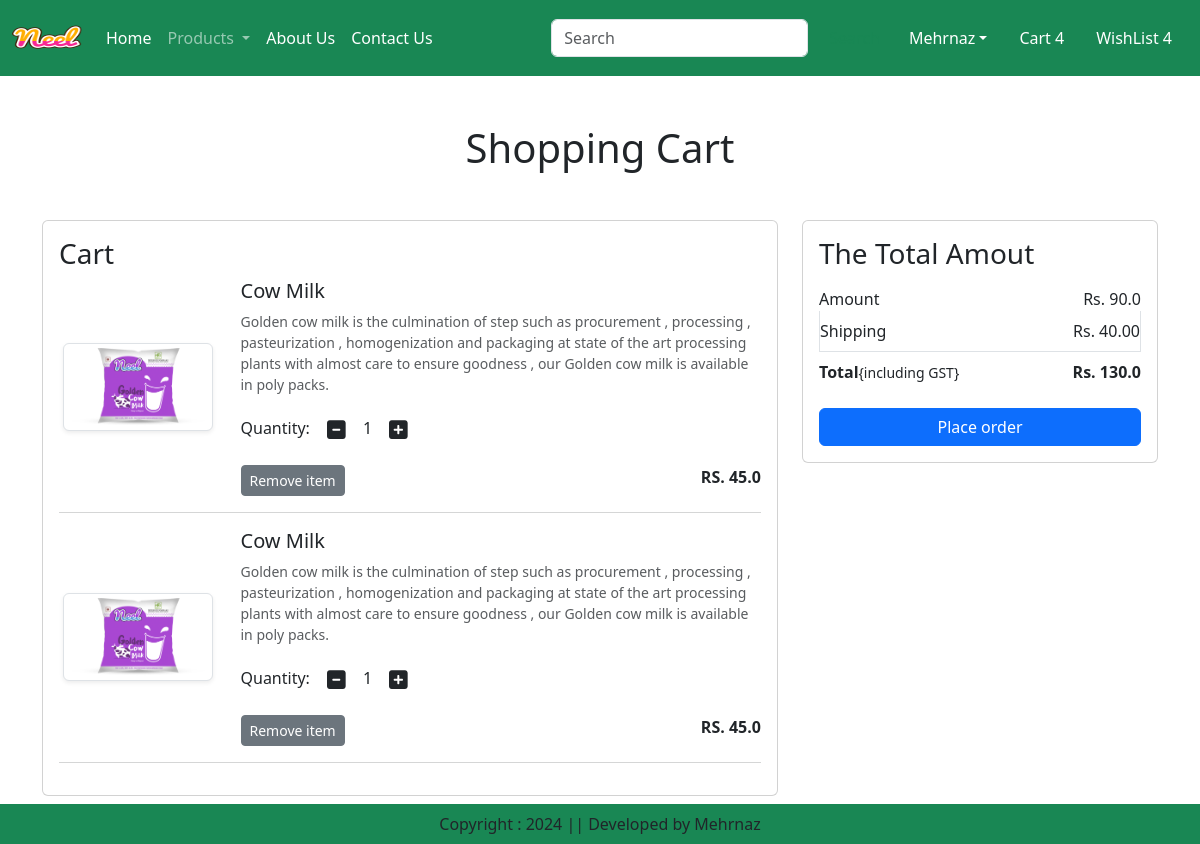
The page /cart/ (signed in) on the database as committed earlier.
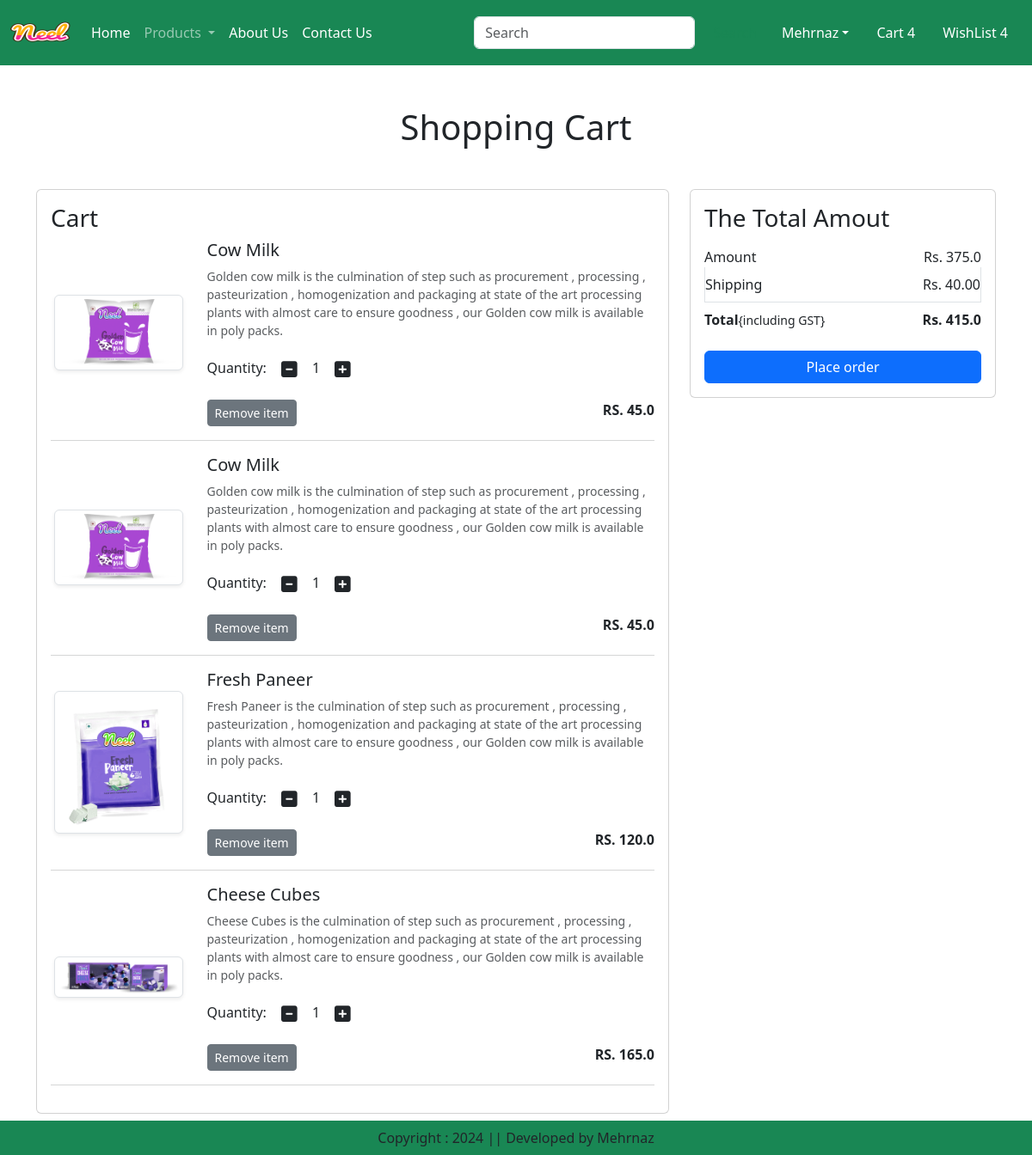
The same page on the database as committed later.
### app/models.py (models this page shows, shortened)
class Cart(models.Model):
    user = models.ForeignKey(User,on_delete=models.CASCADE)
    product = models.ForeignKey(Product,on_delete=models.CASCADE)
    quantity = models.PositiveIntegerField(default=1)

class Product(models.Model):
    title = models.CharField(max_length=100)
    selling_price = models.FloatField()
    discounted_price = models.FloatField()
    description = models.TextField()
    composition = models.TextField(default='')
    prodapp = models.TextField(default='')
    category = models.CharField(choices=CATEGORY_CHOICES, max_length=2)
    product_image = models.ImageField(upload_to='product')

### app/views.py (the view)
# urls.py: path('cart/', views.show_cart, name='showcart'),
def show_cart(request):
    user = request.user
    cart = Cart.objects.filter(user=user)
    amount = 0
    for p in cart:
        value = p.quantity * p.product.discounted_price
        amount = amount + value
    totalamount = amount + 40
    return render(request, 'app/addtocart.html', locals())

### app/templates/app/addtocart.html (shortened to what this page needs)
{% extends 'app/base.html' %}
{% load static %}
{% block main-content %}
<div class="container my-5">
    <div class="row">
        {% if cart %}
        <h1 class="text-center mb-5">Shopping Cart</h1>
        <div class="col-sm-8">
            <div class="card">
                <div class="card-body">
                    <h3>Cart</h3>
                    {% for item in cart %}
                    <div class="row">
                        <div class="col-sm-3 text-center align-self-center "><img
                                src="{{item.product.product_image.url}}" alt="" srcset=""
                                class="img-fluid img-thumbnail shadow-sm" height="150" width="150"></div>
                        <div class="col-sm-9">
                        <div>
                        <h5>{{item.product.title}}</h5>
                        <p class="mb-2 text-muted small ">{{item.product.description}}</p>
                        <div class="my-3">
                            <label for="quantity">Quantity:</label>
                            <a class="minus-cart btn" pid="{{item.product.id}}"><i class="fas fa-minus-square fa-lg"></i></a>
                            <span id="quantity">{{item.quantity}}</span>
                            <a class="plus-cart btn" pid="{{item.product.id}}"><i class="fas fa-plus-square fa-lg"></i></a>
                                    </div>
                                    <div class="d-flex justify-content-between">
                                    <a href="#" class="remove-cart btn btn-sm btn-secondary mr-3" pid="{{item.product.id}}">Remove item</a>
                                <p class="mb-0"><span><strong>RS. {{item.product.discounted_price}}</strong></span></p>
                        </div>
                    </div>
                </div>
            </div>
            <hr class="text-muted">
            {% endfor %}
        </div>
    </div>
</div>
<div class="col-sm-4">
    <div class="card">
        <div class="card-body">
            <h3>The Total Amout</h3>
            <ul class="list-group">
                <li class="list-group-item d-flex justify-content-between align-items-center border-0 px-0 pb-0">Amount<span id="amount">Rs. {{amount}}</span></li>
                <li class="list-group-item d-flex justify-content-between align-items-center px-0">Shipping<span>Rs. 40.00</span></li>
                <li class="list-group-item d-flex justify-content-between align-items-center border-0 px-0 mb-3">
                    <div>
                        <strong>Total</strong><small>{including GST}</small>
                    </div>
                    <span id="totalamount"><strong>Rs. {{totalamount}}</strong></span>
                </li>
            </ul>
            <div class="d-grid"><a href="{% url 'checkout' %}" class="btn btn-primary">Place order</a></div>
        </div>
    </div>
</div>
{% else %}
<h1 class="text-center mb-5 ">Cart is Empty</h1>
{% endif %}
</div>
</div>
{% endblock main-content %}

### app/templates/app/base.html (shortened to what this page needs)
<!DOCTYPE html>
{% load static %}
<html lang="en">
<head>
    <link href="https://cdn.jsdelivr.net/npm/bootstrap@5.3.2/dist/css/bootstrap.min.css" rel="stylesheet">
    <link rel ="stylesheet" href="{% static 'app/css/owl.carousel.min.css' %}">
    <link rel ="stylesheet" href="{% static 'app/css/all.min.css' %}">
    <link rel ="stylesheet" href="{% static 'app/css/style.css' %}">
</head>
<body>
    <nav class="navbar navbar-expand-lg navbar-dark bg-success">
        <div class="container-fluid">
          <a class="navbar-brand" href="#">
            <img src="{% static 'app/images/neel.png'%}" width="70" height="50"/>
          </a>
          <div class="collapse navbar-collapse" id="navbarSupportedContent">
            <ul class="navbar-nav me-auto mb-2 mb-lg-0">
              {% if request.user.is_authenticated %}
              <li class="nav-item">
                <a class="nav-link active" aria-current="page" href="/">Home</a>
              </li>
              <li class="nav-item dropdown">
                <a class="nav-link dropdown-toggle" href="#" role="button" data-bs-toggle="dropdown" aria-expanded="false">
                  Products
                </a>
              </li>
              <li class="nav-item">
                <a class="nav-link text-white" href="{% url 'about' %}">About Us</a>
              </li>
              <li class="nav-item">
                <a class="nav-link text-white" href="{% url 'contact'%}">Contact Us</a>
              </li>
            </ul>
            <form class="d-flex" role="search">
              <input class="form-control me-2" type="search" placeholder="Search" aria-label="Search">
              <button class="btn btn-outline-success" type="submit">Search</button>
            </form>
          </div>
          <ul class="navbar-nav me-auto mb-2 mb-lg-0">
            <li class="nav-item dropdown mx-2">
                <a class="nav-link dropdown-toggle text-white" href="#"
                id="profileDropdown" role="button" data-bs-toggle="dropdown"
                aria-expanded="false">Mehrnaz</a>
            </li>
            <li class="nav-item mx-2">
                <a href="#" class="nav-link text-white">Cart 4</a>
            </li>
            <li class="nav-item mx-2">
                <a href="#" class="nav-link text-white">WishList 4</a>
            </li>
            {% endif %}
          </ul>
        </div>
      </nav>
      {% block main-content %}{% endblock main-content %}
      <footer class="container-fluid fixed-bottom bg-success text-center p-2 mt-5">
        Copyright : 2024 || Developed by Mehrnaz
      </footer>
</body>
</html>

Rows that differ between the two databases and show on the page:
added Cart: product.product_image (picture), product "Fresh Paneer", product.description "Fresh Paneer is the culmination of step such as procurement , processing , pasteurization , homogenization and packaging at state of the art processing plants with almost care to ensure goodness , our Golden cow milk is available in poly packs.", quantity "1", product.discounted_price "120.0"
added Cart: product.product_image (picture), product "Cheese Cubes", product.description "Cheese Cubes is the culmination of step such as procurement , processing , pasteurization , homogenization and packaging at state of the art processing plants with almost care to ensure goodness , our Golden cow milk is available in poly packs.", quantity "1", product.discounted_price "165.0"
Other text that changed with them:
{{ amount }}: "90.0" → "375.0"
{{ totalamount }}: "130.0" → "415.0"
